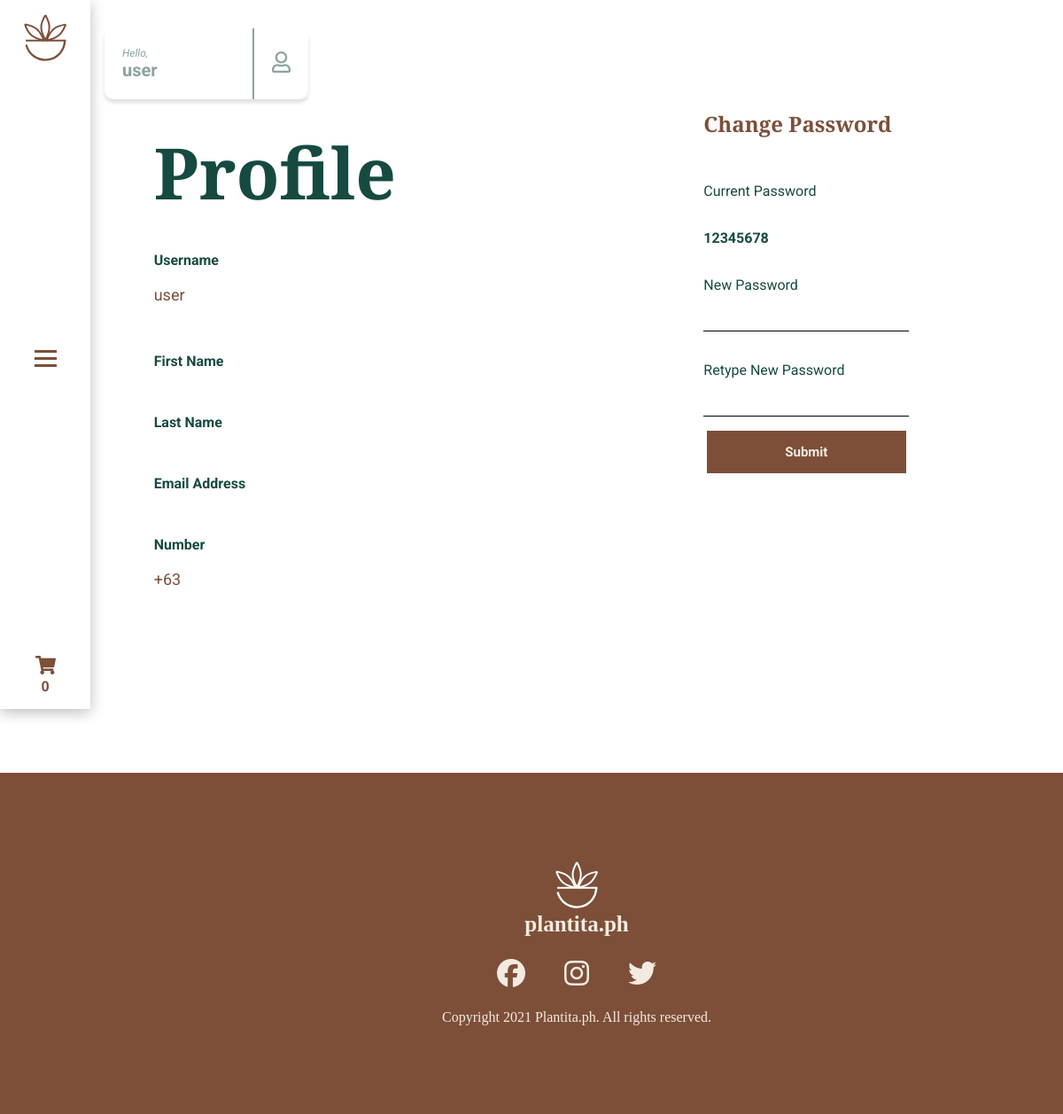
/profile/profile.php (signed in), run on an earlier commit of the app's database.
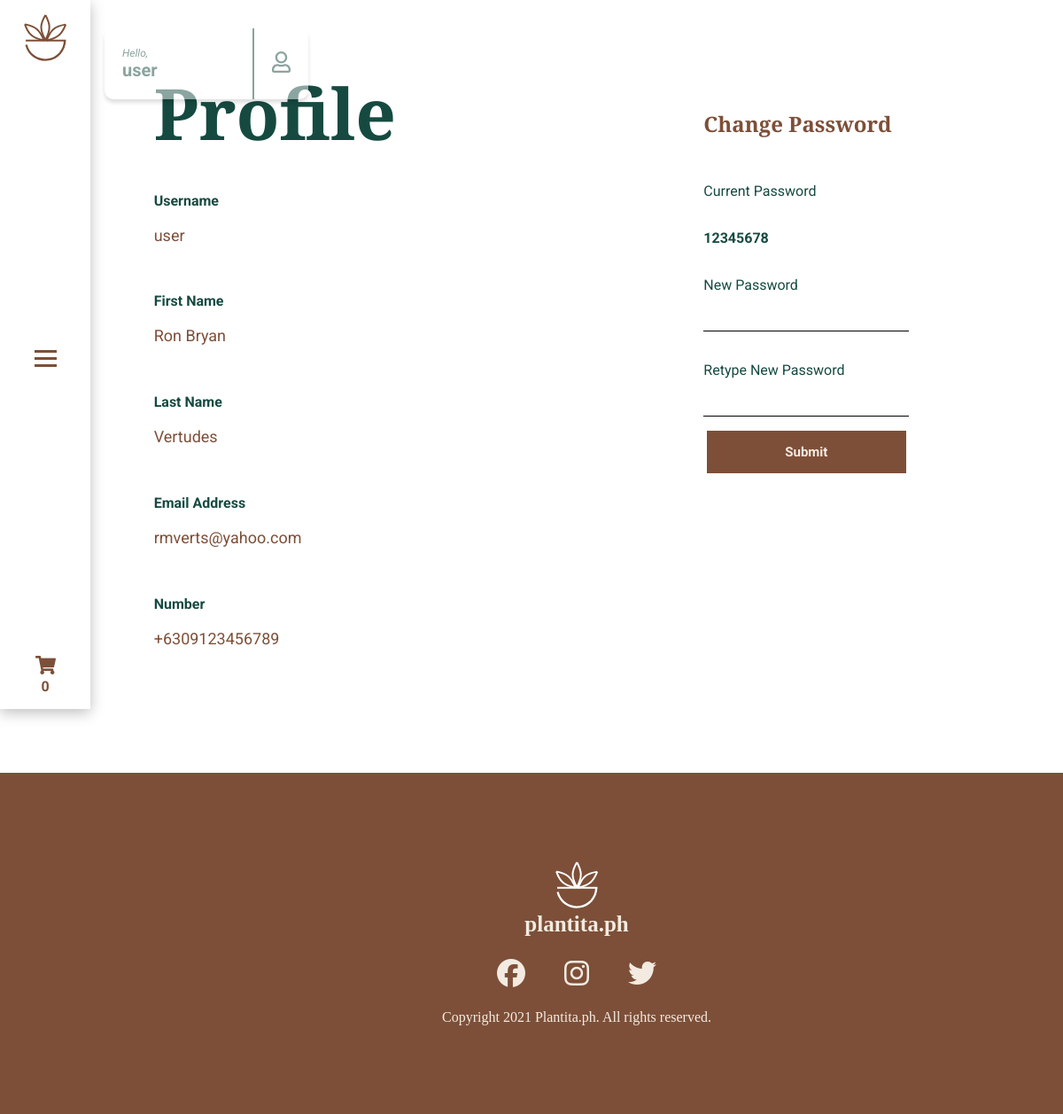
And on a later commit of the database.
### tables this page shows
CREATE TABLE `user_data` (
  `id` int(11) NOT NULL,
  `username` varchar(255) NOT NULL,
  `firstname` varchar(255) NOT NULL,
  `lastname` varchar(255) NOT NULL,
  `email` varchar(255) NOT NULL,
  `phone` varchar(11) NOT NULL,
  `full_address` varchar(255) NOT NULL,
  `zip` varchar(10) NOT NULL,
  `city` varchar(255) NOT NULL,
  `province` varchar(255) NOT NULL,
  `ship` varchar(255) NOT NULL,
  `card_num` varchar(16) NOT NULL,
  `card_name` varchar(255) NOT NULL,
  `card_exp` varchar(30) NOT NULL,
  `cvv` varchar(10) NOT NULL
);

### profile/profile.php (the view, shortened to what this page needs)
<!DOCTYPE html>
<html lang="en">
<head>
    <link rel="stylesheet" href="../navbar/style.css">
    <link rel="stylesheet" href="profile.css">
    <?php
        include('../config/db.php');
        $username = $_SESSION['username'];
        $sql1 = "SELECT * FROM user_data WHERE username='{$username}'";
        $res1 = mysqli_query($conn, $sql1);
        $row1 = mysqli_fetch_assoc($res1);
        $sql2 = "SELECT * FROM users WHERE username='{$username}'";
        $res2 = mysqli_query($conn, $sql2);
        $row2 = mysqli_fetch_assoc($res2);
        $firstName  = $row1['firstname'];
        $lastName  = $row1['lastname'];
        $email  = $row1['email'];
        $phone  = $row1['phone'];
        $pwd = $row2['password'];
    ?>
</head>
<body>
    <div class="container-wrapper">
        <?php
            include_once '../navbar/navbar.php';
        ?>
        <div class="sections">
            <section class="fourth-page">
                <div class="fourth-page-container">
                    <div class="fourth-page-headline">
                        <h1>Profile</h1>
                        <label for="username"><b>Username</b></label>
                        <p><?php echo $username; ?></p>
                        <label for="fname"><b>First Name</b></label>
                        <p><?php echo $firstName; ?></p>
                        <label for="lname"><b>Last Name</b></label>
                        <p><?php echo $lastName; ?></p>
                        <label for="email"><b>Email Address</b></label>
                        <p><?php echo $email; ?></p>
                        <label for="phone"><b> Number</b></label>
                        <p>+63<?php echo $phone; ?></p>
                    </div>
                    <div class="fourth-page-img">
                        <h2>Change Password</h2>
                        <br>
                        <br>
                        <br>
                        <form method="post" action="">
                            <label for="name">Current Password</label>
                            <br>
                            <label for="name"><b>
                            <?php
                                if(isset($_POST['submit']) && isset($_SESSION['password'])){
                                    if(strlen(trim($_POST['input1'])) < 8 || strlen(trim($_POST['input2']) < 8)){
                                        echo $pwd;
                                        $newPwd1 = $newPwd2 = '';
                                    }
                                    else {
                                        if ($newPwd1 == $newPwd2){
                                            echo $newPwd2;
                                        }
                                        else{
                                            echo $pwd;
                                            $newPwd1 = $newPwd2 = '';
                                        }
                                    }
                                }
                                else {
                                    echo $pwd;
                                }
                            ?>
                            </b></label>
                            <br>
                            <label for="new-pass">New Password</label>
                            <input id="new-pass" type="password" name="input1" class="form-input">
                            <br>
                            <label for="confirm">Retype New Password</label>
                            <input id="confirm" type="password" name="input2" class="form-input">
                            <input type="submit" name= "submit" class="form-submit">
                        </form>
                    </div>
                </div>
            </section>
            <footer>
                <div class="footer-container">
                    <div class="footer-logo">
                        <img src="../homepage/images/Logo.svg" alt="logo-for-footer" class="logo-footer">
                        <h2 class="footer-headings">plantita.ph</h2>
                    </div>
                    <div class="footer-socmeds">
                        <a href="https://facebook.com"><i class="fab fa-facebook fa-2x"></i></a>
                        <a href="https://instagram.com"><i class="fab fa-instagram fa-2x"></i></a>
                        <a href="https://twitter.com"><i class="fab fa-twitter fa-2x"></i></a>
                    </div>
                    <div class="copyright">
                        <p>Copyright 2021 Plantita.ph. All rights reserved.</p>
                    </div>
                </div>
            </footer>
        </div>
    </div>
</body>
</html>

What changed in the data, as far as the page shows it:
added user_data: firstname "Ron Bryan", lastname "Vertudes", email "rmverts@yahoo.com", phone "09123456789"
